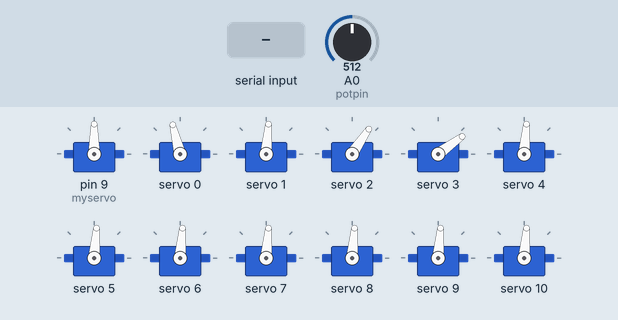
Recording of a sketch running on a simulated Arduino Uno, built with avr-gcc and run on an emulated ATmega328P. Parts: 12 × servo. Inputs (shaded band) come from the test bench; at power-on: A0 (potpin) = 512. What the sketch prints to the serial monitor is not drawn.

Above: at 1.4 s.
1.5 s: "30,150\n" received over Serial
At 2.6 s:
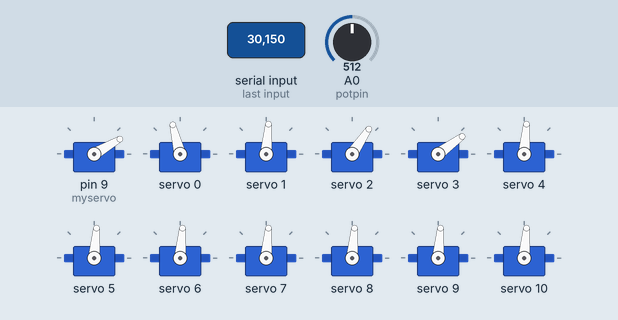
3.0 s: "0\n" received over Serial
At 3.6 s:
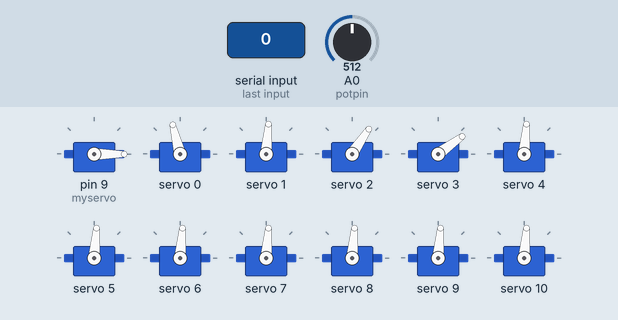
4.5 s: "90,45\n" received over Serial
At 4.8 s:
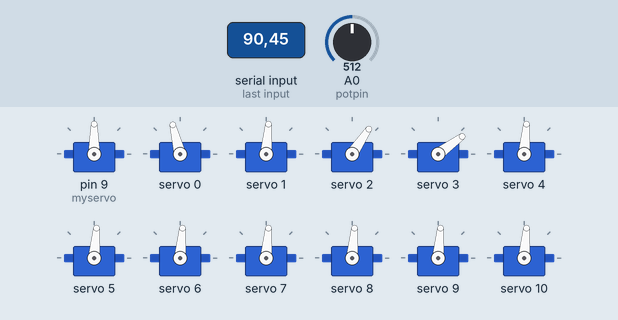
Timing chart, 0 to 7.5 s (numbered marks = the images above; inputs shaded):
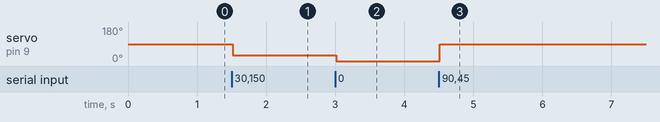

Measured:
- after the input at 1.5 s, servo on pin 9 (myservo): 90° → 30° at once
- after the input at 3.0 s, servo on pin 9 (myservo): 30° → 0° at once
- after the input at 4.5 s, servo on pin 9 (myservo): 0° → 90° at once

The sketch:

ServoTester.ino
```cpp
/*
 Control various servos one at a time using a potentiometer or serial input angle
*/

#include <Servo.h>
#include <Wire.h>
#include <Adafruit_PWMServoDriver.h>

#define SERVOMIN  125 // this is the 'minimum' pulse length count (out of 4096)
#define SERVOMAX  575 // this is the 'maximum' pulse length count (out of 4096)
#define NONE -99

Servo myservo;  // for use without drive, signal on pin 9
Adafruit_PWMServoDriver pwm = Adafruit_PWMServoDriver();

// MOTOR STARTING POSITIONS
int servos[16] = {109, 90, 60, 40, 90, 90, 90, 90, 90, 90, 90, 90, 90, 90, 90, 90};

// Potentiometer variables
int potpin = 0;  // analog pin used to connect the potentiometer
int offset = 0;  // motor - potpin
int offpot = 0;  // potpin + offset
int val = 0;    // variable to read the value from the analog pin

// General variables
int angle = NONE;
int input;
String buf;
char motor = NONE;
bool potMode = true;

// Time interval checker variables for potentiometer angle monitor
unsigned long previousMillis = 0;
const long interval = 1000;


void setup() {
  myservo.attach(9);  // attaches the single servo on pin 9 to the servo object
  val = analogRead(potpin);            // reads the value of the potentiometer (value between 0 and 1023)
  val = map(val, 0, 1023, 0, 180);     // scale it to use it with the servo (value between 0 and 180)
  myservo.write(val);
  pwm.begin();
  pwm.setPWMFreq(60);  // Analog servos run at ~60 Hz updates
  Serial.begin(9600);
  Serial.setTimeout(10); // readString reads until this timeout
  Serial.println("Servo controller: input -1 to use potentiometer, -2 to print current angle");
  Serial.println("else input a letter to choose the motor and an int to set angle");
  Serial.println("signal D9 is for use without servo drive (motor q)");
  Serial.println("Initializing motors to values ");
  for(int i=0; i<16; i++){  // power motors to starting position
    Serial.print((char)(97+i));
    Serial.print(":");
    Serial.print(servos[i]);
    Serial.print(' ');
    pwm.setPWM(i, 0, angleToPulse(servos[i]));
  }
  Serial.println();
}

void loop() {
  //  if there was an input
  if(Serial.available()){
    buf = Serial.readString();
    input = buf.toInt();

    // if input was a char (clamps strings)
    if(input==0 && buf[0]!='0'){
      if(buf[0]<97 || buf[0]>97+15){  // 97 is ASCII 'a'
        if(buf[0] == 'q'){
          Serial.println("Viewing values of motor q (D9)");
          motor = NONE;
        }
        else{
          Serial.println("Selected motor out of bounds, insert a letter among");
          Serial.println("a, b, c, d, e, f, g, h, i, j, k, l, m, n, o, p, q.");
        }
      }
      else{
        motor = buf[0]-97;
        Serial.print("Now using ");
        Serial.println((char)(motor+97));
      }
      angle=NONE;
      potMode = false;
    }

    // if input was integer
    else{
      angle = input;
      Serial.read();

      //  Start potentiometer control
      if(angle==-1){
        potMode=true;
        val = analogRead(potpin);
        val = map(val, 0, 1023, 0, 180);
        offset = servos[motor] - val;  // update potentiometer offset
        Serial.print("Switched to potentiometer control of motor ");
        Serial.println((char)(motor+97));
      }

      //  Set motor angle
      if(angle>=0 && angle<=180){  // set servo angle
        if(potMode){
          Serial.println();
          Serial.println("Potentiometer control disabled");
        }
        potMode=false;
        Serial.print("Motor ");
        Serial.print((char)(motor+97));
        Serial.print(" -> ");
        Serial.println(angle);
        val = angle;
        myservo.write(val);
        servos[motor] = angle;
        pwm.setPWM(motor, 0, angleToPulse(servos[motor]));
      }
      if(angle>180)
        Serial.println("Insert angle value between 0 and 180");

      //  Print potentiometer angle
      if(angle==-2){
        Serial.print("Motor ");
        Serial.print((char)(motor+97));
        Serial.print(" -> ");
        Serial.println(servos[motor]);
        if(potMode)
          angle=-1;
      }
    }
  }

  //  if in potentiometer mode
  if(potMode){

    val = analogRead(potpin);            // reads the value of the potentiometer (value between 0 and 1023)
    val = map(val, 0, 1023, 0, 180);     // scale it to use it with the servo (value between 0 and 180)
    myservo.write(val);                  // sets the servo position according to the scaled value
    offpot = val + offset;  // offset updated when switching to potmode
    if(offpot>=0 && offpot<=180 && motor >= 0){
      servos[motor] = offpot;
      pwm.setPWM(motor, 0, angleToPulse(servos[motor]));
    }

    //  angle monitor
    unsigned long currentMillis = millis();
    if (currentMillis - previousMillis >= interval) {
      Serial.print(" - ");
      if((motor == 'q'-97) || (motor == -99))
        Serial.print(val);
      else
        Serial.print(servos[motor]);
      previousMillis = currentMillis;
    }
  }

  delay(15);
}


/*
 * angleToPulse(int ang)
 * gets angle in degree and returns the pulse width
 * also prints the value on seial monitor
 * written by Ahmad Nejrabi for Robojax, Robojax.com
 */
int angleToPulse(int ang){
   int pulse = map(ang,0, 180, SERVOMIN,SERVOMAX);// map angle of 0 to 180 to Servo min and Servo max
   return pulse;
}
```
